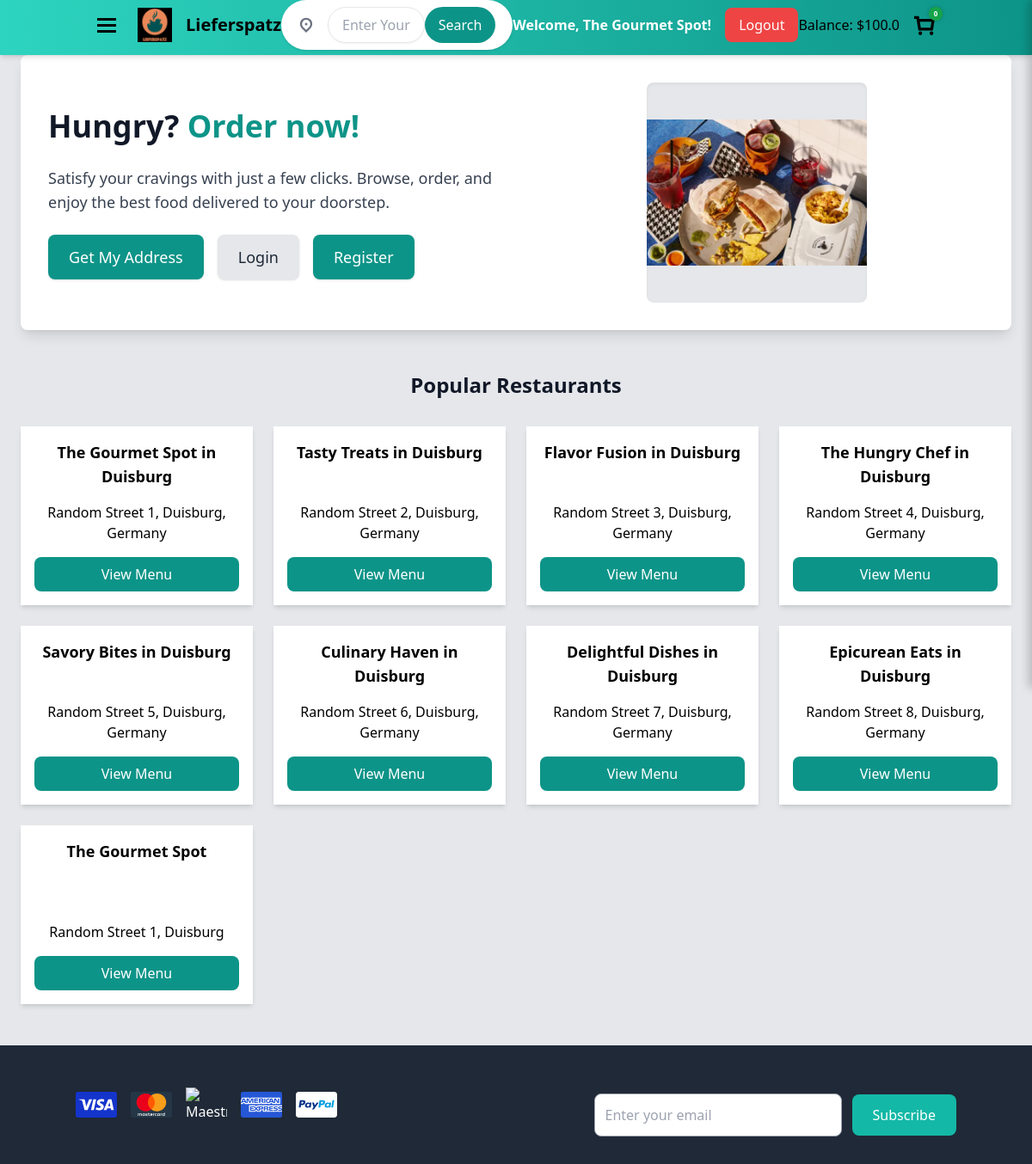
The page / (signed in) on the database as committed earlier.
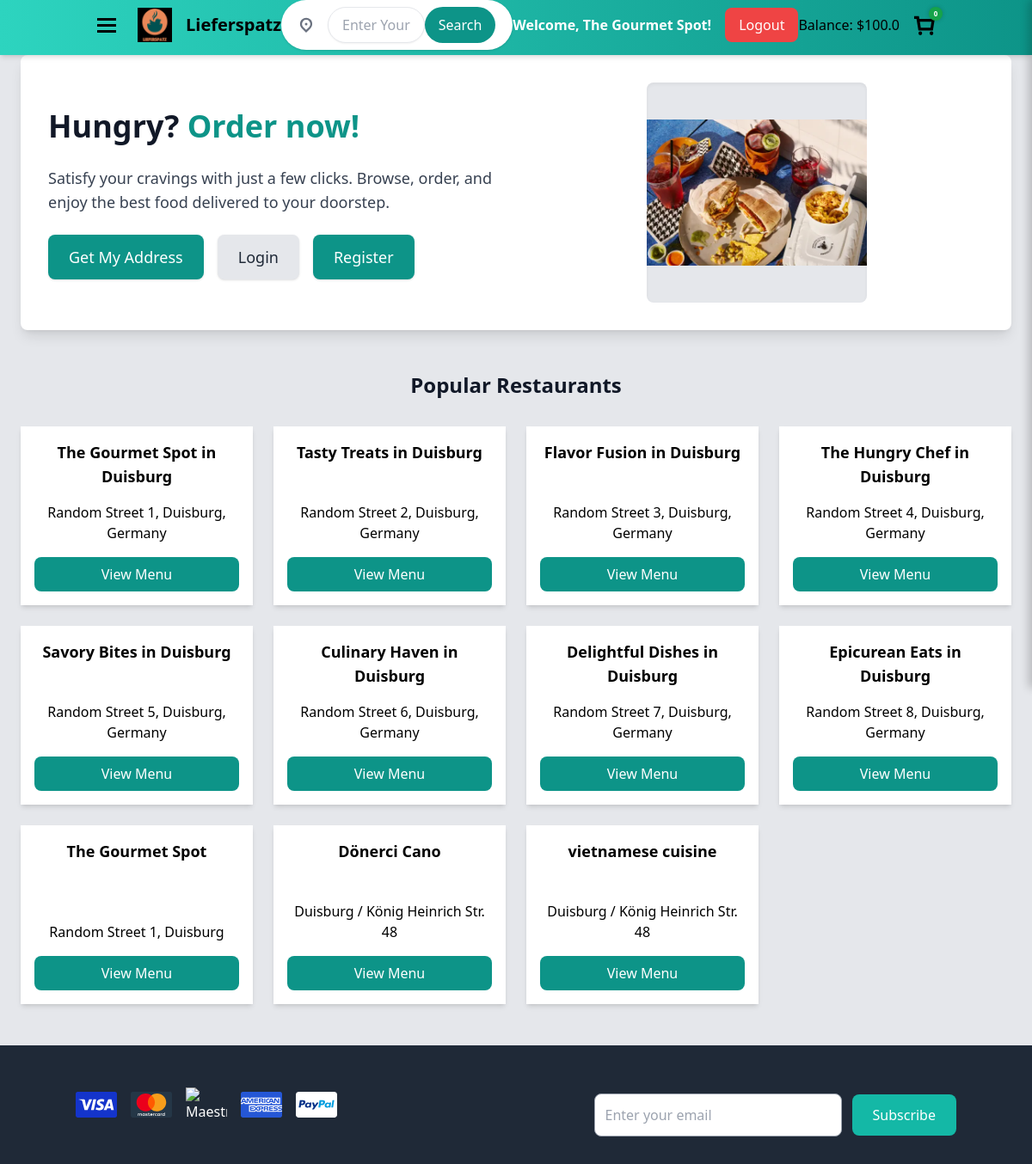
The same page on the database as committed later.
### models.py (models this page shows, shortened)
class User(db.Model, UserMixin):
    id = db.Column(db.Integer, primary_key=True)
    email = db.Column(db.String(150), unique=True, nullable=False)
    password_hash = db.Column(db.String(256), nullable=False)
    user_type = db.Column(db.String(50), nullable=False, default="customer")  # "customer" or "restaurant"
    first_name = db.Column(db.String(100), nullable=False)
    last_name = db.Column(db.String(100), nullable=False)
    location = db.Column(db.String(255), nullable=False)
    plz = db.Column(db.String(10), nullable=False)
    balance = db.Column(db.Float, default=0.0)

class Restaurant(db.Model):
    id = db.Column(db.Integer, primary_key=True)
    user_id = db.Column(db.Integer, db.ForeignKey("user.id"), nullable=False, unique=True)
    name = db.Column(db.String(150), nullable=False)
    address = db.Column(db.String(255), nullable=False)
    city = db.Column(db.String(100), nullable=False)
    image_url = db.Column(db.String(255))
    description = db.Column(db.Text)
    rating = db.Column(db.Integer, default=0, nullable=False)
    balance = db.Column(db.Float, default=0.0)
    menu_items = db.relationship('MenuItem', backref='restaurant', lazy=True)
    user = db.relationship("User", backref="restaurant", uselist=False)

### app.py (the view)
@app.route("/")
@login_required
def home():
    city = request.args.get("city", "Duisburg")
    user = current_user if current_user.is_authenticated else None
    restaurants = Restaurant.query.filter_by(city=city).all()
    user_balance = current_user.balance if current_user.is_authenticated else 0.0
    return render_template("index.html", restaurants=restaurants, city=city, user=user, user_balance=user_balance)

### app.py (called while the page is built)
@login_manager.user_loader
def load_user(user_id):
    return User.query.get(int(user_id))

@app.before_request
def make_session_permanent():
    session.permanent = False  # Ensure sessions expire on logout

@app.context_processor
def inject_cart_count():
    cart = session.get("cart", {})
    cart_count = sum(item["quantity"] for item in cart.values()) if cart else 0
    return dict(cart_count=cart_count)

### templates/index.html (shortened to what this page needs)
<!DOCTYPE html>
<html lang="en">
<head>
    <link rel="stylesheet" href="/static/css/tailwind.css">
    <link rel="stylesheet" href="https://unpkg.com/leaflet@1.9.4/dist/leaflet.css"/>
</head>
<body class="bg-gray-200 font-sans flex flex-col min-h-screen">
</body>
</html>
<header class="fixed top-0 left-0 w-full bg-gradient-to-r from-teal-400 to-teal-600 shadow-md z-50">
  <div class="container mx-auto flex items-center justify-between px-6">
    <div class="flex items-center space-x-6">
      <button class="focus:outline-none" aria-label="Open Menu">
        <svg width="24" height="24" viewBox="0 0 24 24" fill="none" class="cursor-pointer">
          <title>Menu</title>
          <path
            fill-rule="evenodd"
            clip-rule="evenodd"
            d="M23 4H1v3h22V4Zm0 7H1v3h22v-3ZM1 18h22v3H1v-3Z"
            fill="currentColor">
          </path>
        </svg>
      </button>
      <a href="/" aria-label="Lieferspatz Home" class="flex items-center">
        <img src="/static/favicon.png" alt="Lieferspatz Logo" class="w-10 h-10" />
        <span class="text-xl font-bold ml-4">Lieferspatz</span>
      </a>
    </div>
    <div class="relative flex-1 flex justify-center ml-auto">
      <div class="flex items-center bg-white rounded-full px-5 py-2 shadow space-x-4 w-full max-w-lg">
<div class="relative flex-1 flex justify-center">
  <div class="relative w-full max-w-lg">
      <input id="location-input" type="text" placeholder="Enter Your Location"
          class="w-full px-4 py-2 text-gray-700 bg-white border rounded-full shadow-sm">
  </div>
  <button id="search-btn" class="px-4 py-2 bg-teal-600 text-white rounded-full ml-2">Search</button>
</div>
      </div>
    </div>
    <div class="flex items-center space-x-4">
        {% if current_user.is_authenticated %}
            <span id="welcome-text" class="text-white font-semibold">
                Welcome, <span class="capitalize">{{ current_user.first_name }}</span>!
            </span>
            <button id="logout-btn" class="bg-red-500 text-white px-4 py-2 rounded-lg hover:bg-red-600">
                Logout
            </button>
        {% endif %}
    </div>
<div class="relative">
    <div class="flex items-center">
        <span class="mr-4">Balance: ${{ user_balance | round(2) }}</span>
        <button id="cart-btn" class="focus:outline-none">
            <svg width="26" height="26" viewBox="0 0 24 24" fill="none">
                <path fill-rule="evenodd" clip-rule="evenodd"
                    d="M5.5 18H21l2-12.5H6.5l-.5-3H.9v3h2.5L5.5 18Zm14-9.5-1 6.5H8L7 8.5h12.5ZM7.5 23a2 2 0 1 0 0-4 2 2 0 0 0 0 4Zm14-2a2 2 0 1 1-4 0 2 2 0 0 1 4 0Z"
                    fill="currentColor"></path>
            </svg>
        </button>
    </div>
    <div id="cart-bubble" class="absolute top-0 right-0 bg-green-600 text-white text-xs font-bold rounded-full w-5 h-5 flex items-center justify-center hidden">
        0
    </div>
        </div>
    </div>
</header>
<section class="bg-gray-200 mt-16 pt-32 pb-12">
  <div class="bg-white rounded-lg shadow-lg p-8 mx-auto max-w-6xl flex flex-col md:flex-row items-center gap-8">
    <div class="flex-1 space-y-6 text-center md:text-left">
      <h1 class="text-4xl font-extrabold text-gray-900 leading-tight">
        Hungry? <span class="text-teal-600">Order now!</span>
      </h1>
      <p class="text-gray-700 text-lg">
        Satisfy your cravings with just a few clicks. Browse, order, and enjoy the best food delivered to your doorstep.
      </p>
      <div class="flex flex-wrap gap-4 justify-center md:justify-start">
        <button id="getLocationButton" class="px-6 py-3 bg-teal-600 text-white text-lg font-medium rounded-lg shadow hover:bg-teal-700 focus:ring-4 focus:ring-teal-300 focus:outline-none transition-all">
          Get My Address
        </button>
        <a href="/login" class="px-6 py-3 bg-gray-200 text-gray-800 text-lg font-medium rounded-lg shadow hover:bg-gray-300 focus:ring-4 focus:ring-gray-200 focus:outline-none transition-all">
          Login
        </a>
        <a href="/register" class="px-6 py-3 bg-teal-600 text-white text-lg font-medium rounded-lg shadow hover:bg-teal-700 focus:ring-4 focus:ring-teal-300 focus:outline-none transition-all">
          Register
        </a>
      </div>
    </div>
    <div class="flex-1 flex justify-center items-center">
      <div class="bg-gray-200 rounded-lg w-64 h-64 flex items-center justify-center shadow-inner">
        <img src="/static/images/hero_image.png" alt="Delicious meal" class="w-full h-full object-contain rounded-lg" />
      </div>
    </div>
  </div>
</section>
<section class="max-w-6xl mx-auto py-12">
  <h2 class="text-2xl font-bold text-gray-900 mb-8 text-center">Popular Restaurants</h2>
  <div id="restaurant-list" class="grid grid-cols-4 gap-6">
    {% for restaurant in restaurants %}
    <div class="p-4 bg-white shadow-md rounded-2xl hover:shadow-lg transition flex flex-col justify-between h-full">
        <div class="text-center">
            <h3 class="text-lg font-semibold">{{ restaurant.name }}</h3>
            <p class="text-gray-600">{{ restaurant.address }}</p>
        </div>
            <a href="{{ url_for('restaurant_menu_page', restaurant_id=restaurant.id) }}"
            class="mt-4 px-4 py-2 bg-teal-600 text-white rounded-lg text-center hover:bg-teal-700 transition block">
            View Menu
            </a>
    </div>
    {% endfor %}
</div>
</section>
<footer class="bg-gray-800 text-white py-8 mt-auto">
  <div class="container mx-auto flex flex-col md:flex-row justify-between items-center space-y-6 md:space-y-0">
      <div class="flex items-center space-x-4">
          <img src="/static/images/visa.svg" alt="Visa" class="w-12">
          <img src="/static/images/mastercard.svg" alt="MasterCard" class="w-12">
          <img src="/static/images/maestro.svg" alt="Maestro" class="w-12">
          <img src="/static/images/amex.svg" alt="American Express" class="w-12">
          <img src="/static/images/paypal.svg" alt="PayPal" class="w-12">
      </div>
      <div class="flex items-center space-x-3">
          <input
              type="email"
              placeholder="Enter your email"
              class="w-72 p-3 rounded-lg border border-gray-400 text-gray-800 focus:outline-none focus:border-teal-400"
          />
          <button class="bg-teal-500 text-white px-6 py-3 rounded-lg hover:bg-teal-600">
              Subscribe
          </button>
      </div>
  </div>
</footer>
</body>
</html>

Rows that differ between the two databases and show on the page:
added Restaurant: name "Dönerci Cano", address "Duisburg / König Heinrich Str. 48"
added Restaurant: name "vietnamese cuisine", address "Duisburg / König Heinrich Str. 48"
